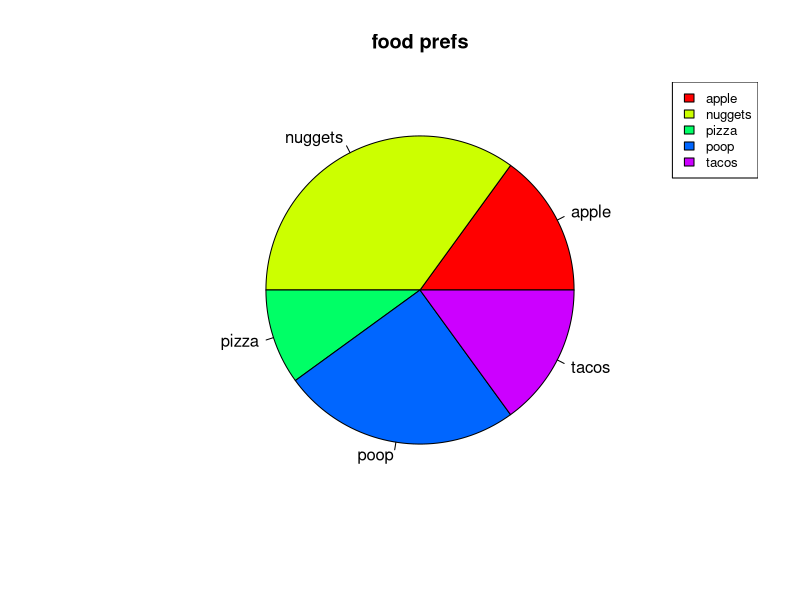

Here is the R script that generated this plot:
# PIECHARTS

foodPreference = c(15, 35, 10, 25, 15)
foodLabels = c('apple', 'nuggets', 'pizza', 'poop', 'tacos')

png(fil='food.png')

colors = rainbow(length(foodPreference))

pie(foodPreference, foodLabels, main='food prefs', col=colors)

legend('topright', c('apple', 'nuggets', 'pizza', 'poop', 'tacos'),
       cex=0.8, fill=colors)

# save chart
dev.off()
